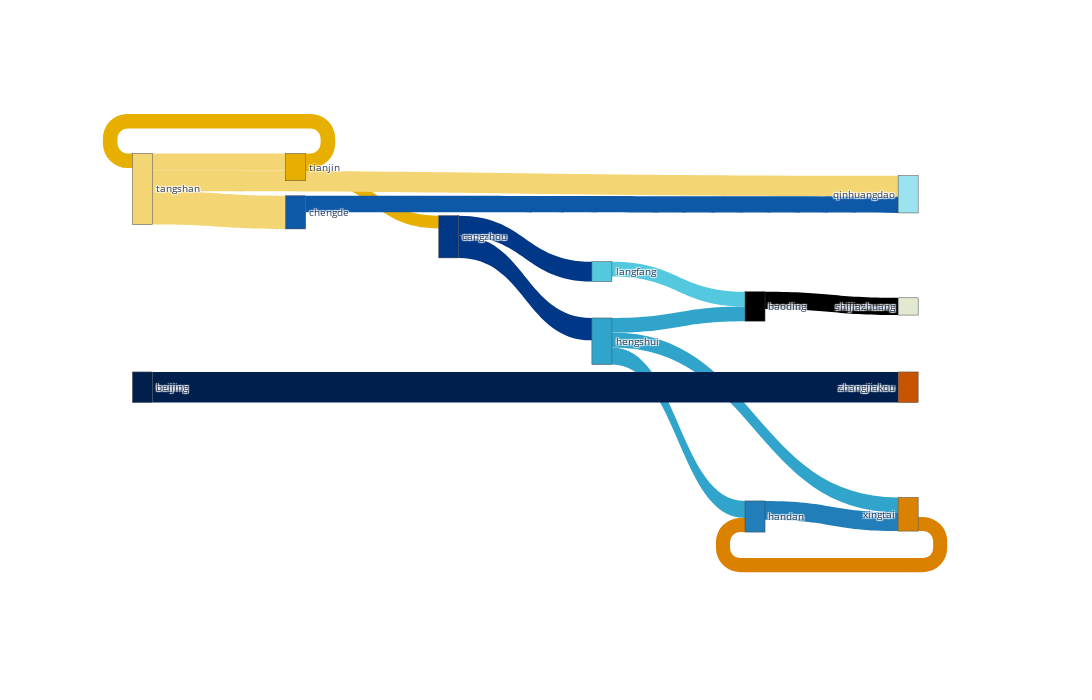

Notebook code cell kept with this figure:
### Code cell
colormap = px.colors.cyclical.IceFire
assert len(colormap) > len(labels), "Not enough colours for nodes"

fig = go.Figure(data=[go.Sankey(
    node = dict(
      pad = 15,
      label = labels,
      color = list(map(lambda i: colormap[i], range(len(labels)))),
      hoverinfo = 'none'
    ),
    link = dict(
      source = source_filtered,
      target = target_filtered,
      value = values_filtered,
      color = list(map(lambda i: colormap[i], source_filtered)),
      #hoverinfo = 'none'
  ))], layout={'width': 1200, 'height': 700})

fig.update_layout(font_size=10)
fig.show()

### Figure 1 — Plotly figure (JSON) as saved in the notebook; plotly's stock layout.template omitted (floating-point values rounded to 4 significant figures)
{"data": [{"link": {"color": ["#30a4ca", "#54c8df", "#e7b000", "#f3d573", "#30a4ca", "#da8200", "#003786", "#003786", "#0e58a8", "#f3d573", "#000000", "#e7b000", "#f3d573", "#217eb8", "#30a4ca", "#001f4d"], "source": [5, 6, 10, 9, 5, 11, 2, 2, 3, 9, 0, 10, 9, 4, 5, 1], "target": [0, 0, 2, 3, 4, 4, 5, 6, 7, 7, 8, 9, 10, 11, 11, 12], "value": [0.3603, 0.3656, 0.3138, 0.8181, 0.4221, 0.3464, 0.5518, 0.4901, 0.4085, 0.5092, 0.4261, 0.3591, 0.424, 0.4626, 0.3665, 0.7546]}, "node": {"color": ["#000000", "#001f4d", "#003786", "#0e58a8", "#217eb8", "#30a4ca", "#54c8df", "#9be4ef", "#e1e9d1", "#f3d573", "#e7b000", "#da8200", "#c65400"], "hoverinfo": "none", "label": ["baoding", "beijing", "cangzhou", "chengde", "handan", "hengshui", "langfang", "qinhuangdao", "shijiazhuang", "tangshan", "tianjin", "xingtai", "zhangjiakou"], "pad": 15}, "type": "sankey"}], "layout": {"font": {"size": 10}, "height": 700, "width": 1200}}
